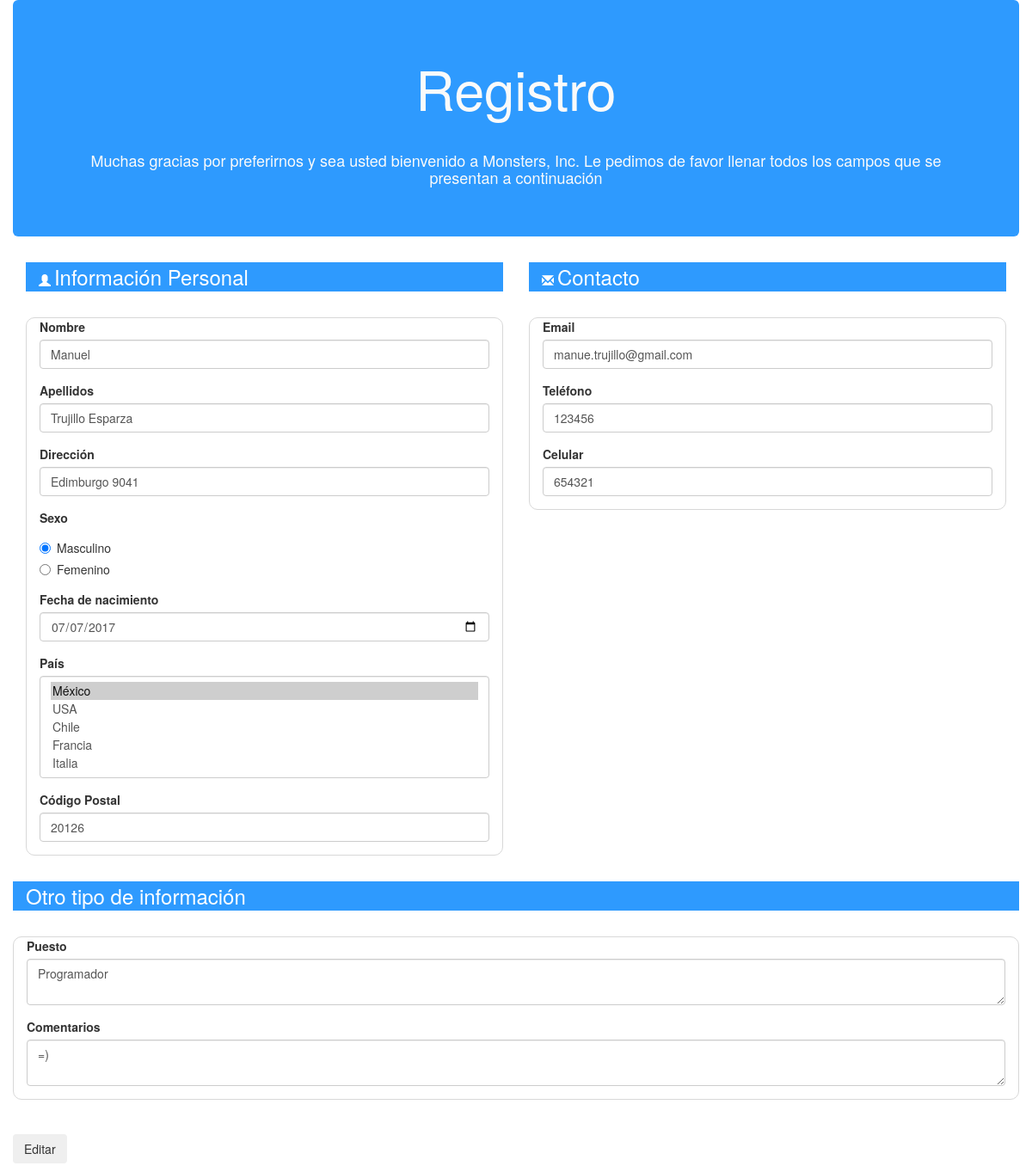
Page /SitioCodeIgniter/index.php/welcome/editar/?id=29 (signed in) on the committed database.
### tables this page shows
CREATE TABLE `informacion` (
  `nombre` varchar(40) NOT NULL,
  `apellidos` varchar(40) DEFAULT NULL,
  `direccion` varchar(40) DEFAULT NULL,
  `sexo` varchar(40) DEFAULT NULL,
  `fdn` varchar(40) DEFAULT NULL,
  `pais` varchar(40) DEFAULT NULL,
  `cp` varchar(40) DEFAULT NULL,
  `email` varchar(40) DEFAULT NULL,
  `telefono` varchar(40) DEFAULT NULL,
  `celular` varchar(40) DEFAULT NULL,
  `puesto` varchar(200) DEFAULT NULL,
  `comentarios` varchar(200) DEFAULT NULL,
  `id` int(200) NOT NULL
);

### SitioCodeIgniter/application/controllers/Welcome.php (called while the page is built, shortened)
<?php
class Welcome extends CI_Controller {
    public function editar(){
        $id = $this->input->get("id");
        $this->load->model("PerfilModel");
        $perfil = $this->PerfilModel->cargarPerfil($id);
        $this->load->view('editar', $perfil);
    }
}

### SitioCodeIgniter/index.php (called while the page is built, shortened)
<?php
require_once BASEPATH.'core/CodeIgniter.php';

### SitioCodeIgniter/application/models/PerfilModel.php (called while the page is built, shortened)
<?php
class PerfilModel extends CI_Model{
    public function cargarPerfil($id){
        $servername = "localhost";
        $username = "root";
        $password = "";
        $dbname = "monstruos";
        $conn = new mysqli($servername, $username, $password, $dbname);
        $id = $conn->real_escape_string($id);
        $resultado = $conn->query("SELECT nombre, apellidos, sexo, fdn, pais, email, telefono, celular, puesto, comentarios, cp, direccion FROM informacion WHERE id = $id");
        while($fila = $resultado->fetch_row()){
            $resultadoTabla["nombre"] = $fila[0];
            $resultadoTabla["apellidos"] = $fila[1];
            $resultadoTabla["sexo"] = $fila[2];
            $resultadoTabla["fdn"] = $fila[3];
            $resultadoTabla["pais"] = $fila[4];
            $resultadoTabla["email"] = $fila[5];
            $resultadoTabla["telefono"] = $fila[6];
            $resultadoTabla["celular"] = $fila[7];
            $resultadoTabla["puesto"] = $fila[8];
            $resultadoTabla["comentarios"] = $fila[9];
            $resultadoTabla['cp'] = $fila[10];
            $resultadoTabla['direccion'] = $fila[11];
        }
        return $resultadoTabla;
    }
}

### SitioCodeIgniter/application/views/editar.php (the view, shortened to what this page needs)
<!DOCTYPE html>
<html lang="en">
<head>
    <link rel="stylesheet" href="https://maxcdn.bootstrapcdn.com/bootstrap/3.3.7/css/bootstrap.min.css">
    <link rel="stylesheet" href="https://maxcdn.bootstrapcdn.com/bootstrap/3.3.7/css/bootstrap-theme.min.css">
    <link rel="stylesheet" href="<?php echo base_url('assets/css/formulario.css')?>" />
</head>
<body>
    <div class="container">
        <div class="row">
            <div class="jumbotron recuadro">
                <h1>Registro</h1><br>
                <h4>Muchas gracias por preferirnos y sea usted bienvenido a Monsters, Inc. Le pedimos de favor llenar todos los campos que se presentan a continuación</h4>
            </div>
        </div>
    </div>
    <form data-toggle="validator" method="post" action="<?php echo site_url("welcome/editarBD")?>/?id=<?php echo $_GET['id'] ?>">
        <div class="container">
            <div class="row">
                <div class="col-md-6">
                    <div class="col-md-12 informacion">
                        <span class="glyphicon glyphicon-user"></span>
                        <span class="titulos">Información Personal</span>
                    </div>
                </div>
                <div class="col-md-6">
                    <div class="col-md-12 informacion">
                        <span class="glyphicon glyphicon-envelope"></span>
                        <span class="titulos">Contacto</span>
                    </div>
                </div>
            </div>
            <div class="row voffset4">
                <div class="col-md-6">
                    <div class="col-md-12 borde">
                        <div class="form-group">
                            <label>Nombre</label>
                            <input name="nombre" type="text" class="form-control" value="<?php echo $nombre ?>" placeholder="Ejemplo: Pedro" required>
                        </div>
                        <div class="form-group">
                            <label>Apellidos</label>
                            <input name="apellidos" type="text" class="form-control" value="<?php echo $apellidos ?>" placeholder="Ejemplo: Sánchez Torres" required>
                        </div>
                        <div class="form-group">
                            <label>Dirección</label>
                            <input name="direccion" type="text" class="form-control" value="<?php echo $direccion ?>" placeholder="Calle, Número" required>
                        </div>
                        <div class="form-group">
                            <label>Sexo</label>
                            <div class="form-group">
                                <div class="radio">
                                    <label>
                                        <input type="radio" name="sexo" value="Masculino" required <?php if($sexo == "Masculino") {echo 'checked';} ?>>
                                        Masculino
                                      </label>
                                </div>
                                <div class="radio">
                                    <label>
                                        <input type="radio" name="sexo" value="Femenino" required <?php if($sexo == "Femenino") {echo 'checked';} ?>>
                                        Femenino
                                      </label>
                                </div>
                            </div>
                        </div>
                        <div class="form-group">
                            <label>Fecha de nacimiento</label><br>
                            <input name="FDN" type="date" class="form-control" value="<?php echo $fdn ?>" required>
                        </div>
                        <div class="form-group">
                            <label>País</label><br>
                            <select name="Nacionalidad" class="form-control" required size="5" onfocus="USA">
                                <option <?php if($pais == "México"){echo 'selected';} ?>>México</option>
                                <option <?php if($pais == "USA"){echo 'selected';} ?>>USA</option>
                                <option <?php if($pais == "Chile"){echo 'selected';} ?>>Chile</option>
                                <option <?php if($pais == "Francia"){echo 'selected';} ?>>Francia</option>
                                <option <?php if($pais == "Italia"){echo 'selected';} ?>>Italia</option>
                            </select>
                        </div>
                        <div class="form-group">
                            <label>Código Postal</label>
                            <input name="ZIP" type="number" class="form-control" value="<?php echo $cp ?>" required placeholder="26066">
                        </div>
                    </div>
                </div>
                <div class="col-md-6">
                    <div class="col-md-12 borde">
                        <div class="form-group">
                            <label>Email</label>
                            <input name="email" type="email" class="form-control" placeholder="Email" value="<?php echo $email ?>" required>
                        </div>
                        <div class="form-group">
                            <label>Teléfono</label>
                            <input name="tel" type="tel" class="form-control" placeholder="+52 1 XXXXXX" value="<?php echo $telefono ?>" required>
                        </div>
                        <div class="form-group">
                            <label>Celular</label>
                            <input name="Cel" type="tel" class="form-control" placeholder="+52 1 XXXXXX" value="<?php echo $celular ?>" required>
                        </div>
                    </div>
                </div>
            </div>
            <div class="row voffset4">
                <div class="col-md-12 informacion">
                    <span class="titulos">Otro tipo de información</span>
                </div>
            </div>
            <div class="row voffset4">
                <div class="col-md-12 borde">
                    <div class="form-group">
                        <label>Puesto</label>
                        <textarea name="puesto" class="form-control" required placeholder="Describa el puesto que ocupa y lo que realiza"><?php echo $puesto ?></textarea>
                    </div>
                    <div class="form-group">
                        <label>Comentarios</label>
                        <textarea name="extras" class="form-control" placeholder="Comentarios extra que desee agregar (opcional)"><?php echo $comentarios ?></textarea>
                    </div>
                </div>
            </div>
            <div class="row voffset4">
                <div class="checkbox">
                    <input type="submit" class="btn" value="Editar">
                </div>
            </div>
        </div>
    </form>
</body>
</html>

### SitioCodeIgniter/assets/css/formulario.css (style rules this page uses)
.recuadro { background-color: #2E9AFE; text-align: center; color: #FAFAFA; }
.informacion { background-color: #2E9AFE; color: white; }
.borde { border-style: solid; border-radius: 10px; border-width: thin; border-color: #D8D8D8; }
.voffset4 { margin-top: 30px; }
.titulos { font-size: 24px; }

### rows in the picture
informacion: nombre "Manuel", apellidos "Trujillo Esparza", direccion "Edimburgo 9041", sexo "☑ Masculino", sexo "☐ Femenino", FDN "07/07/2017", Nacionalidad "México ☑ / USA / Chile / Francia / Italia", ZIP "20126", email "manue.trujillo@gmail.com", tel "123456", Cel "654321", puesto "Programador", extras "=)"
